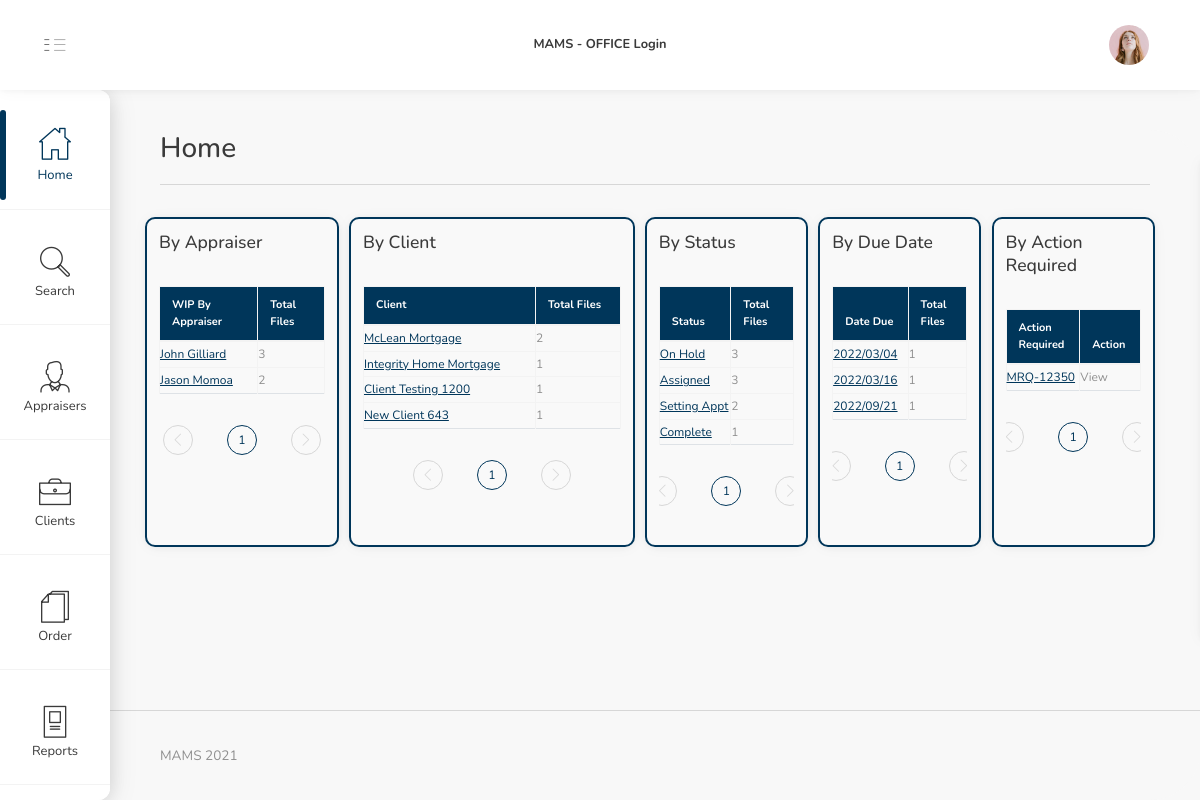
The app's page /index.php/index with its own data.
### tables this page shows
CREATE TABLE `appraiser` (
  `app_id` int(11) NOT NULL,
  `app_name` varchar(100) NOT NULL,
  `app_email` varchar(100) NOT NULL,
  `app_title` varchar(100) NOT NULL,
  `app_license` varchar(100) NOT NULL,
  `app_phone` varchar(100) NOT NULL,
  `app_home` varchar(100) NOT NULL,
  `app_fax` varchar(100) NOT NULL,
  `app_pager` varchar(100) NOT NULL,
  `app_number` varchar(100) DEFAULT NULL,
  `app_active` varchar(100) NOT NULL
);

CREATE TABLE `client` (
  `cl_id` int(11) NOT NULL,
  `cl_name` varchar(100) NOT NULL,
  `cl_folder_name` varchar(50) NOT NULL,
  `cl_contact` varchar(255) DEFAULT NULL,
  `cl_address` varchar(100) DEFAULT NULL,
  `cl_address2` varchar(100) DEFAULT NULL,
  `cl_city` varchar(100) DEFAULT NULL,
  `cl_state` varchar(100) DEFAULT NULL,
  `cl_zipcode` varchar(100) DEFAULT NULL,
  `cl_phone` varchar(100) DEFAULT NULL,
  `cl_fax` varchar(100) DEFAULT NULL,
  `cl_type` varchar(100) DEFAULT NULL,
  `cl_amc` varchar(100) DEFAULT NULL,
  `cl_amc_id` int(50) NOT NULL,
  `cl_amc_website` varchar(50) NOT NULL,
  `cl_email` varchar(100) DEFAULT NULL,
  `cl_website` varchar(255) DEFAULT NULL,
  `cl_email2` varchar(255) DEFAULT NULL,
  `cl_ins` varchar(5000) DEFAULT NULL,
  `cl_file` varchar(500) DEFAULT NULL,
  `cl_active` varchar(100) DEFAULT NULL
);

CREATE TABLE `status_info` (
  `st_id` int(11) NOT NULL,
  `st_name` varchar(100) NOT NULL
);

CREATE TABLE `orders` (
  `order_number` varchar(50) NOT NULL,
  `order_address` varchar(100) DEFAULT NULL,
  `order_type_id` varchar(100) DEFAULT NULL,
  `order_loan_number` varchar(100) DEFAULT NULL,
  `order_city` varchar(100) DEFAULT NULL,
  `order_assignment_id` varchar(100) DEFAULT NULL,
  `order_assignment_id2` varchar(100) DEFAULT NULL,
  `order_assignment_id3` varchar(100) DEFAULT NULL,
  `order_case_number` varchar(100) DEFAULT NULL,
  `order_state` varchar(100) DEFAULT NULL,
  `order_status_id` varchar(100) DEFAULT NULL,
  `order_client_id` varchar(100) DEFAULT NULL,
  `order_client_id2` varchar(100) DEFAULT NULL,
  `order_amc` varchar(100) DEFAULT NULL,
  `order_zipcode` varchar(100) DEFAULT NULL,
  `order_action` varchar(100) DEFAULT NULL,
  `order_date` varchar(100) DEFAULT NULL,
  `order_borrower` varchar(100) DEFAULT NULL,
  `order_co_borrower` varchar(100) DEFAULT NULL,
  `order_duedate` varchar(100) DEFAULT NULL,
  `order_entry` varchar(100) DEFAULT NULL,
  `order_appointmentdate` varchar(100) DEFAULT '',
  `order_appraiser_id` varchar(100) DEFAULT NULL,
  `order_appraiser_id2` varchar(100) DEFAULT NULL,
  `order_appraiser_email` varchar(100) DEFAULT NULL,
  `order_appraiser_email2` varchar(100) DEFAULT NULL,
  `order_appointment_time` varchar(100) DEFAULT NULL,
  `order_phone` varchar(100) DEFAULT NULL,
  `order_phone2` varchar(100) DEFAULT NULL,
  `order_phone3` varchar(100) DEFAULT NULL,
  `order_completedate` varchar(100) DEFAULT NULL,
  `order_paymentmethod` varchar(100) DEFAULT NULL,
  `order_purchase` varchar(100) DEFAULT NULL,
  `order_revenue` varchar(100) DEFAULT NULL,
  `order_expense` varchar(100) DEFAULT NULL,
  `order_website` varchar(100) DEFAULT NULL,
  `order_instruction` varchar(5000) DEFAULT NULL,
  `order_loan_type` varchar(255) NOT NULL,
  `order_assignment_addon` varchar(255) NOT NULL,
  `order_borrower_phone1` varchar(255) NOT NULL,
  `order_borrower_phone2` varchar(255) NOT NULL,
  `order_borrower_phone3` varchar(255) NOT NULL,
  `order_borrower_email` varchar(255) NOT NULL,
  `order_borrower_email2` varchar(50) NOT NULL,
  `order_sub_app_expense` varchar(255) NOT NULL,
  `order_v_client` varchar(50) DEFAULT NULL,
  `order_v_appraiser` varchar(50) DEFAULT NULL,
  `order_file` varchar(1000) DEFAULT NULL
);

### application/controllers/Index.php (called while the page is built, shortened)
<?php
class Index extends CI_Controller {
    public function __construct() {
        $this->load->model('Overview_Model');
    }
	public function index()
	{
        $data['by_appraiser'] = $this->Overview_Model->getByAppraiser();
        $data['by_client'] = $this->Overview_Model->getByClient();
        $data['by_status'] = $this->Overview_Model->getByStatus();
        $data['by_due_date'] = $this->Overview_Model->getByDueDate();
        $data['by_action_required'] = $this->Overview_Model->getByActionRequired();
        $this->load->view('index', $data);
	}
}

### index.php (called while the page is built, shortened)
<?php
require_once BASEPATH.'core/CodeIgniter.php';

### application/models/Overview_Model.php (called while the page is built)
<?php
class Overview_Model extends CI_Model {
    public function getByAppraiser()
    {
        $query = $this->db->query("SELECT app.app_id, app.app_name, COUNT(*) as files from `orders` ord LEFT JOIN `appraiser` app on ord.order_appraiser_id = app.app_id where ord.order_status_id not in (10,15,16) GROUP BY ord.order_appraiser_id");
        return $query->result();
    }
    public function getByClient()
    {
        $query = $this->db->query("SELECT cl.cl_id, cl.cl_name, COUNT(*) as files from `orders` ord LEFT JOIN `client` cl on ord.order_client_id = cl.cl_id where ord.order_status_id not in (10,15,16) GROUP BY ord.order_client_id");
        return $query->result();
    }
    public function getByStatus()
    {
        $query = $this->db->query("SELECT st.st_id, st.st_name, COUNT(*) as files from `orders` ord LEFT JOIN `status_info` st on ord.order_status_id = st.st_id GROUP BY ord.order_status_id");
        return $query->result();
    }
    public function getByDueDate()
    {
        $query = $this->db->query("SELECT order_duedate, COUNT(*) as files FROM `orders` WHERE DATE(order_duedate) >= DATE(NOW()) GROUP By order_duedate");
        return $query->result();
    }
    public function getByActionRequired()
    {
        $query = $this->db->query("SELECT order_number from `orders` where order_action = 'Yes'");
        return $query->result();
    }
}
?>

### application/views/index.php (the view, shortened to what this page needs)
<!DOCTYPE html>
<html lang="en">
<head>
    <link rel="stylesheet" href="<?php echo base_url(); ?>assets/font/iconsmind-s/css/iconsminds.css" />
    <link rel="stylesheet" href="<?php echo base_url(); ?>assets/font/simple-line-icons/css/simple-line-icons.css" />
    <link rel="stylesheet" href="<?php echo base_url(); ?>assets/css/vendor/bootstrap.min.css" />
    <link rel="stylesheet" href="<?php echo base_url(); ?>assets/css/vendor/bootstrap.rtl.only.min.css" />
    <link rel="stylesheet" href="<?php echo base_url(); ?>assets/css/vendor/component-custom-switch.min.css" />
    <link rel="stylesheet" href="<?php echo base_url(); ?>assets/css/vendor/perfect-scrollbar.css" />
    <link rel="stylesheet" href="<?php echo base_url(); ?>assets/css/main.css" />
</head>
<body id="app-container" class="menu-default show-spinner">
  	<?php include_once('header.php'); ?>
		<?php include_once('sidebar.php'); ?>
    <main>
        <div class="container-fluid">
            <div class="row">
                <div class="col-12">
                    <h1>Home</h1>
                    <div class="separator mb-5"></div>
                </div>
            </div>
            <div class="row">
                <div class="mb-4 home_card" style="width: 19%">
                    <div class="card h-100">
                        <div class="card-body">
                            <h5 class="card-title">By Appraiser</h5>
                            <table class="data-table data-table-standard responsive nowrap table table-bordered"
                                data-order="[[ 1, &quot;desc&quot; ]]">
                                <thead>
                                    <tr>
                                        <th>WIP By Appraiser</th>
                                        <th>Total Files</th>
                                    </tr>
                                </thead>
                                <tbody>
                                <?php
                                    foreach($by_appraiser as $ba){?>
                                        <tr>
                                            <td>
                                                <p class="list-item-heading"> <a href="<?php echo base_url(); ?>order/byappraiser/<?php echo $ba->app_id; ?>"> <u><?php echo $ba->app_name; ?></u> </a> </p>
                                            </td>
                                            <td>
                                                <p class="text-muted"><?php echo $ba->files; ?></p>
                                            </td>
                                        </tr>
                                <?php }?>
                                </tbody>
                            </table>
                        </div>
                    </div>
                </div>
                <div class="mb-4 home_card"  style="width: 28%">
                    <div class="card h-100">
                        <div class="card-body">
                            <h5 class="card-title">By Client</h5>
                            <table class="data-table data-table-standard responsive nowrap table table-bordered"
                                data-order="[[ 1, &quot;desc&quot; ]]">
                                <thead>
                                    <tr>
                                        <th>Client</th>
                                        <th>Total Files</th>
                                    </tr>
                                </thead>
                                <tbody>
                                <?php
                                    foreach($by_client as $bc){?>
                                        <tr>
                                            <td>
                                                <p class="list-item-heading"><a href="<?php echo base_url(); ?>order/byclient/<?php echo $bc->cl_id; ?>"> <u><?php echo $bc->cl_name; ?></u> </a></p>
                                            </td>
                                            <td>
                                                <p class="text-muted"><?php echo $bc->files; ?></p>
                                            </td>
                                        </tr>
                                <?php }?>
                                </tbody>
                            </table>
                        </div>
                    </div>
                </div>
                <div class=" mb-4 home_card" >
                    <div class="card h-100">
                        <div class="card-body">
                            <h5 class="card-title">By Status</h5>
                            <table class="data-table data-table-standard responsive nowrap table table-bordered"
                                data-order="[[ 1, &quot;desc&quot; ]]">
                                <thead>
                                    <tr>
                                        <th>Status</th>
                                        <th>Total Files</th>
                                    </tr>
                                </thead>
                                <tbody>
                                <?php
                                    foreach($by_status as $bs){?>
                                        <tr>
                                            <td>
                                                <p class="list-item-heading"><a href="<?php echo base_url(); ?>order/bystatus/<?php echo $bs->st_id; ?>"> <u><?php echo $bs->st_name; ?></u> </a></p>
                                            </td>
                                            <td>
                                                <p class="text-muted"><?php echo $bs->files; ?></p>
                                            </td>
                                        </tr>
                                <?php }?>
                                </tbody>
                            </table>
                        </div>
                    </div>
                </div>
                <div class="mb-4 home_card">
                    <div class="card h-100">
                        <div class="card-body">
                            <h5 class="card-title">By Due Date</h5>
                            <table class="data-table data-table-standard responsive nowrap table table-bordered"
                                data-order="[[ 1, &quot;desc&quot; ]]">
                                <thead>
                                    <tr>
                                        <th>Date Due</th>
                                        <th>Total Files</th>
                                    </tr>
                                </thead>
                                <tbody>
                                <?php
                                    foreach($by_due_date as $bdd){?>
                                        <tr>
                                            <td>
                                                <p class="list-item-heading"><a href="<?php echo base_url(); ?>order/byduedate/<?php echo strtotime($bdd->order_duedate); ?>"> <u><?php echo $bdd->order_duedate; ?></u> </a></p>
                                            </td>
                                            <td>
                                                <p class="text-muted"><?php echo $bdd->files; ?></p>
                                            </td>
                                        </tr>
                                <?php }?>
                                </tbody>
                            </table>
                        </div>
                    </div>
                </div>
                <div class="mb-4 home_card">
                    <div class="card h-100">
                        <div class="card-body">
                            <h5 class="card-title">By Action Required</h5>
                            <table class="data-table data-table-standard responsive nowrap table table-bordered"
                                data-order="[[ 1, &quot;desc&quot; ]]">
                                <thead>
                                    <tr>
                                        <th>Action Required</th>
                                        <th>Action</th>
                                    </tr>
                                </thead>
                                <tbody>
                                <?php
                                    foreach($by_action_required as $bar){?>
                                        <tr>
                                            <td>
                                                <p class="list-item-heading"><a href="<?php echo base_url(); ?>order/update/<?php echo $bar->order_number; ?>"> <u><?php echo $bar->order_number; ?></u> </a></p>
                                            </td>
                                            <td>
                                                <p class="text-muted">View</p>
                                            </td>
                                        </tr>
                                <?php }?>
                                </tbody>
                            </table>
                        </div>
                    </div>
                </div>
            </div>
        </div>
    </main>
	<?php include_once('footer.php'); ?>
</body>
</html>

### assets/css/main.css (style rules this page uses)
html { width: 100%; }
body { overflow-x: hidden !important; }
.card .card-body { background: #F9F9F9; border: 2px solid #00365a; border-radius: 10px; }
table tbody tr td { padding: 2px 0 !important; }
table tbody tr td { border-bottom-color: rgba(58,91,109,0.25) !important; }
.home_card { width: 16%; margin-right: 1%; font-size: 11px; }
.home_card table td p { font-size: 12px; }
.home_card .card-body { padding: 0.75rem !important; }
.home_card table td p a { color: #00365a !important ; }
.card .card-body { padding: 1rem; }
table thead { background: #00365a; color: #fff; }

### records on screen
appraiser: app_name "John Gilliard", files "3"
appraiser: app_name "Jason Momoa", files "2"
client: cl_name "McLean Mortgage", files "2"
client: cl_name "Integrity Home Mortgage", files "1"
client: cl_name "Client Testing 1200", files "1"
client: cl_name "New Client 643", files "1"
status_info: st_name "On Hold", files "3"
status_info: st_name "Complete", files "1"
status_info: st_name "Assigned", files "3"
status_info: st_name "Setting Appt", files "2"
orders: order_number "MRQ-12350"

### other values on screen
$bdd->order_duedate "2022/03/04"
$bdd->files "1"
$bdd->order_duedate "2022/03/16"
$bdd->order_duedate "2022/09/21"
